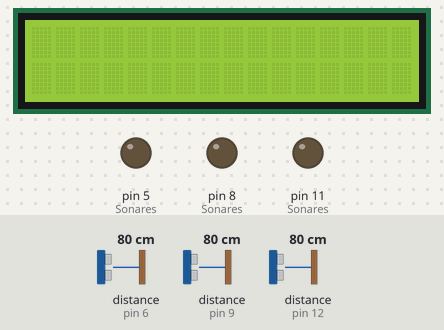
Simulated run of this sketch. Board: Arduino Uno, built with avr-gcc and run on an emulated ATmega328P. On the bench: 16×2 character LCD, output pins drawn as LEDs (lit = HIGH). Wiring (inferred from the names in the program): 3 × ultrasonic range finder: trigger pin 7, echo pin 6 / trigger pin 10, echo pin 9 / trigger pin 13, echo pin 12. The test bench sets the inputs (shaded band); at power-on: distance to the obstacle (sensors on pin 9, pin 6, pin 12) 80 cm. The echo pulse lasts 58.3 µs per cm; random numbers use the default seed unless the sketch sets one; pins used as bus, display or sensor lines are not drawn; what the sketch prints to the serial monitor is not drawn.

Above: at 1.2 s.
1.3 s: distance to the obstacle (sensor on pin 9) set to 24 cm
3.0 s: distance to the obstacle (sensor on pin 9) set to 19 cm
At 4.0 s:
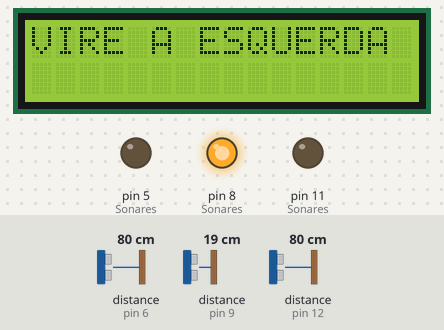
At 4.7 s:
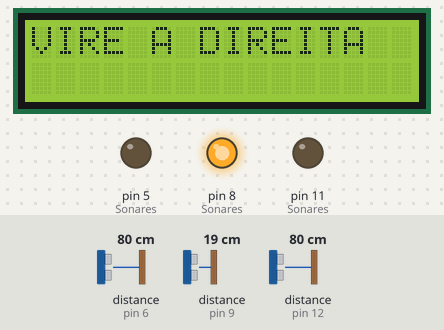
5.9 s: distance to the obstacle (sensor on pin 6) set to 24 cm
7.4 s: distance to the obstacle (sensor on pin 6) set to 19 cm
At 8.0 s:
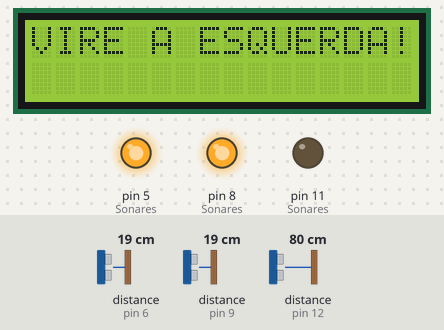
10.0 s: distance to the obstacle (sensor on pin 12) set to 24 cm
11.8 s: distance to the obstacle (sensor on pin 12) set to 20 cm
At 12.9 s:
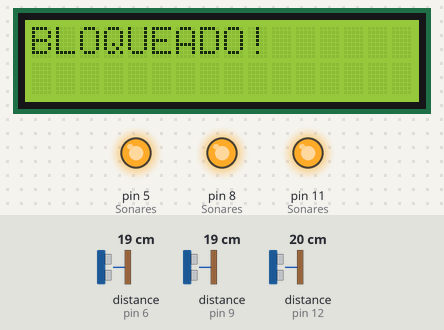
Timing chart, 0 to 14.8 s (numbered marks = the images above; inputs shaded):
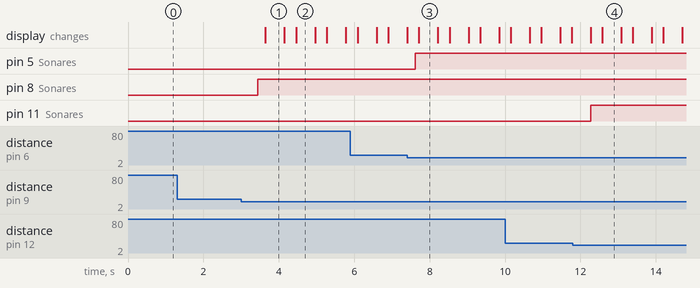

The sketch:

RoboDirecional_Fase_I.ino
```cpp
/*
**
** ===========================================
** # Robo Direcionador de Labirinto - Fase 1 #
** ===========================================
**  nesta fase, apenas os sensores de
**  obstáculos e as mensagens de direção foram
**  implementadas. Na Fase II serão incluidos
**  os motores e controles de direção.
** ===========================================
** #  utilizando sensor sônico SR-04         #
** #  versão 1.0 - 28 de Maio de 2019        #
** ===========================================
** Prof. Filipo Mór - www.filipomor.com
** ===========================================
** Rotina de leitura da distância aproveitada
** do exemplo de tinkercad.com
** ===========================================
**
*/

#include <LiquidCrystal.h>

typedef struct
{
  int Trigger;   // Trigger Pin
  int Echo;      // Echo Pin
  int Led;       // Led Pin
  int Distancia; // Distancia em cm
} ItemSonar;

#define BLOQUEADO 1
#define LIBERADO  0

const int distanciaLimite = 20; // 20cm
const int qtSonares = 3;
ItemSonar Sonares[qtSonares] = {
                                {13, 12,  11,  0},
                                {10,  9,   8,  0},
                                { 7,  6,   5,  0}
                               };
/* {Trigger_Pin, Echo_Pin, Led_Pin, Distancia} */

// Utilizando os pinos analógicos como GPIO (General Purpose Input Output)
LiquidCrystal Display( A0, A1, A2, A3, A4, A5);

/*
** rotina aproveitada de tinkercad.com
*/
long readUltrasonicDistance(int triggerPin, int echoPin)
{
  pinMode(triggerPin, OUTPUT);  // Clear the trigger
  digitalWrite(triggerPin, LOW);
  delayMicroseconds(2);
  // Sets the trigger pin to HIGH state for 10 microseconds
  digitalWrite(triggerPin, HIGH);
  delayMicroseconds(10);
  digitalWrite(triggerPin, LOW);
  pinMode(echoPin, INPUT);
  // Reads the echo pin, and returns the sound wave travel time in microseconds
  return pulseIn(echoPin, HIGH);
}


void setup()
{

  // leds
  for(int i=0; i < qtSonares; i++)
  {
    pinMode(Sonares[i].Led, OUTPUT);
  }

  // Utilizando as portas analógicas como saídas digitais.
  pinMode(A0, OUTPUT);
  pinMode(A1, OUTPUT);
  pinMode(A2, OUTPUT);
  pinMode(A3, OUTPUT);
  pinMode(A4, OUTPUT);
  pinMode(A5, OUTPUT);

  //botão de seleção de modo de depuração
  pinMode( 0, INPUT);

  Display.begin(16, 2);
  Display.print("Iniciando...");

  randomSeed(analogRead(2));

  Serial.begin(9600);

}

void loop()
{
  Display.clear();

  for(int i=0; i < qtSonares; i++)
  {
    Sonares[i].Distancia = 0.01723 * readUltrasonicDistance(Sonares[i].Trigger, Sonares[i].Echo);

    // vaga está ocupada?
    if(Sonares[i].Distancia <= distanciaLimite )
    {
      digitalWrite(Sonares[i].Led, HIGH); // aciona led vermelho
    }
    else
    {
      digitalWrite(Sonares[i].Led, LOW); // aciona led verde
    }
    delay(100);
  }

  int se = BLOQUEADO; // sensor 0
  int sc = BLOQUEADO; // sensor 1
  int sd = BLOQUEADO; // sensor 2

  if( Sonares[0].Distancia > distanciaLimite ) se = LIBERADO;
  if( Sonares[1].Distancia > distanciaLimite ) sc = LIBERADO;
  if( Sonares[2].Distancia > distanciaLimite ) sd = LIBERADO;

  // transição para E
  if( se == BLOQUEADO &&
      sc == LIBERADO   &&
      sd == BLOQUEADO    )
  {
    //SIGA EM FRENTE! DO NOTHING
    Display.print("SIGA EM FRENTE!");
    Serial.println("SIGA EM FRENTE!");
  }

  // transição para D ::: direita e esquerda livres
  if( se == LIBERADO  &&
      sc == BLOQUEADO &&
      sd == LIBERADO   )
  {
    // escolhe uma direção
    int escolha = random(2);
    if( escolha == 0 )
    {
      Display.print("VIRE A ESQUERDA");
      Serial.println("VIRE A ESQUERDA");
    }
    else
    {
      Display.print("VIRE A DIREITA ");
      Serial.println("VIRE A DIREITA ");
    }
  }

  // transição para B ::: possivel virar a direita
  if( se == BLOQUEADO &&
      sc == BLOQUEADO &&
      sd == LIBERADO   )
  {
    // vire para a direita!
    Display.print("VIRE A DIREITA!");
    Serial.println("VIRE A DIREITA!");
  }

  // transição para C ::: possivel virar a esquerda
  if( se == LIBERADO  &&
      sc == BLOQUEADO &&
      sd == BLOQUEADO   )
  {
    // vire para a esquerda!
    Display.print("VIRE A ESQUERDA!");
    Serial.println("VIRE A ESQUERDA!");
  }

  // transição para A ::: sem saida!
  if( se == BLOQUEADO &&
      sc == BLOQUEADO &&
      sd == BLOQUEADO   )
  {
    // bloqueo total
    Display.print("BLOQUEADO!");
    Serial.println("BLOQUEADO!");
  }


  delay(500); // Delay a little bit to improve simulation performance

}
```

Measured:
- the behaviour switches between 22 and 21 cm on distance to the obstacle (sensor on pin 9) (found by bisection; images 0 and 1)
- the behaviour switches between 22 and 21 cm on distance to the obstacle (sensor on pin 6) (found by bisection; images 2 and 3)
- the behaviour switches between 22 and 21 cm on distance to the obstacle (sensor on pin 12) (found by bisection; images 3 and 4)
- after the input at 1.3 s, every drawn part: stays the same
- after the input at 3.0 s, pin 8 (Sonares): LOW → HIGH after 0.44 s; the display: changes after 0.65 s (image 1)
- after the input at 7.4 s, pin 5 (Sonares): LOW → HIGH after 0.21 s
- after the input at 11.8 s, pin 11 (Sonares): LOW → HIGH after 0.48 s
- what the display in image 1 shows lasts 0.5 s, from 3.6 s to 4.1 s
